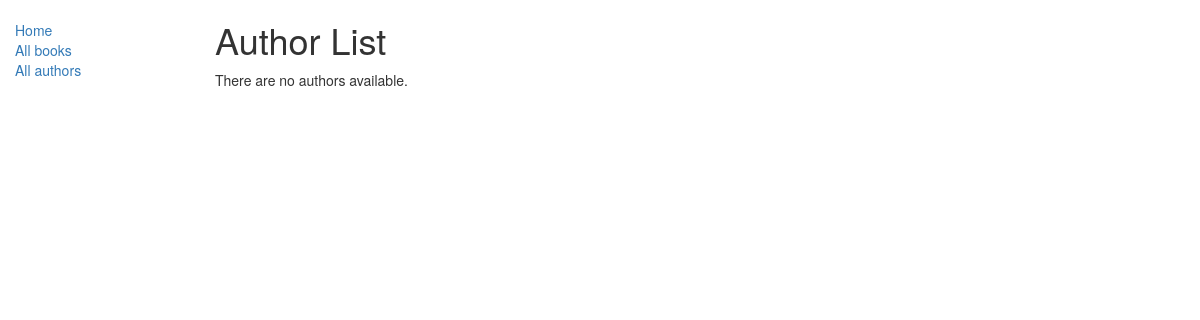
The app's page /catalog/authors/, older data.
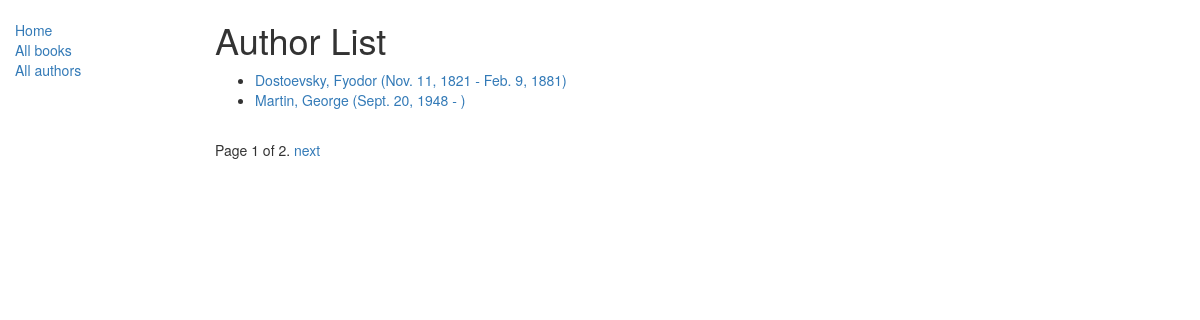
The same page, newer data.
### catalog/models.py (models this page shows)
class Author(models.Model):
    first_name = models.CharField(max_length=100)
    last_name = models.CharField(max_length=100)
    date_of_birth = models.DateField(null=True, blank=True)
    date_of_death = models.DateField('Died', null=True, blank=True)
    def get_absolute_url(self):
        return reverse('author-detail', args=[str(self.id)])
    def __str__(self):
        return '%s, %s' % (self.last_name, self.first_name)
    class Meta:
        ordering = ['last_name']

### catalog/views.py (the view)
# urls.py: path('authors/',views.AuthorListView.as_view(), name='authors'),
class AuthorListView(generic.ListView):
    model = Author
    paginate_by = 2

### catalog/templates/catalog/author_list.html
{% extends "base_generic.html" %}
{% block content %}
<h1>Author List</h1>
{% if author_list %}
  <ul>
  {% for author in author_list %}
    <li>
      <a href="{{ author.get_absolute_url }}">
      {{ author }} ({{author.date_of_birth}} - {% if author.date_of_death %}{{author.date_of_death}}{% endif %})
      </a>
    </li>
  {% endfor %}
 </ul>
{% else %}
  <p>There are no authors available.</p>
{% endif %}
{% endblock %}

Row changes from the older to the newer data that the page shows:
added Author: last_name+first_name "Dostoevsky, Fyodor", date_of_birth "Nov. 11, 1821", date_of_death "Feb. 9, 1881"
added Author: last_name+first_name "Martin, George", date_of_birth "Sept. 20, 1948"
Text that changed along with them:
{{ page_obj.number }}: (not shown) → "1"
{{ page_obj.paginator.num_pages }}: (not shown) → "2"
text no longer shown: "There are no authors available."
text now shown: "Page of . next"
